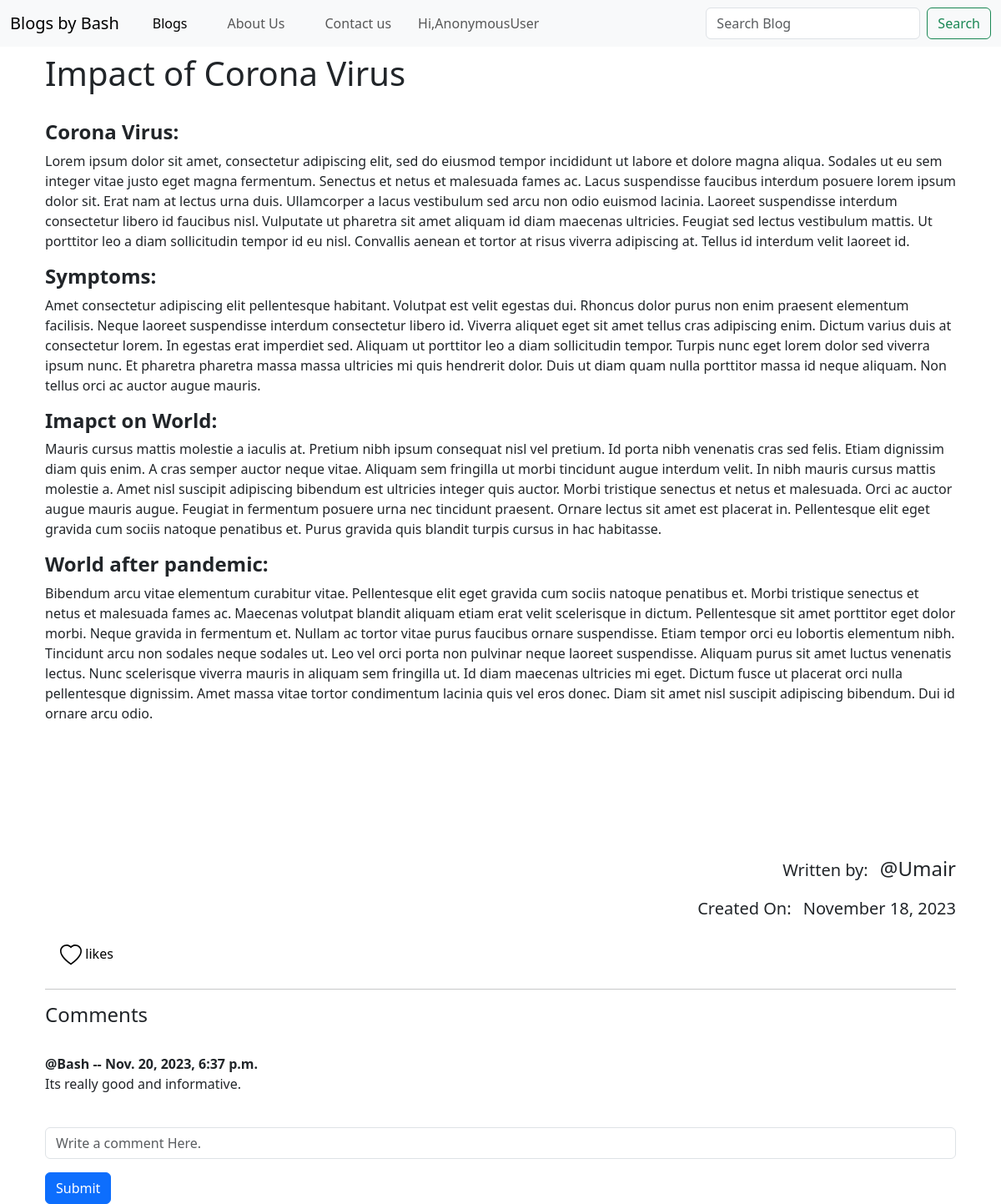
The app's page /Blogs_post/2/, older data.
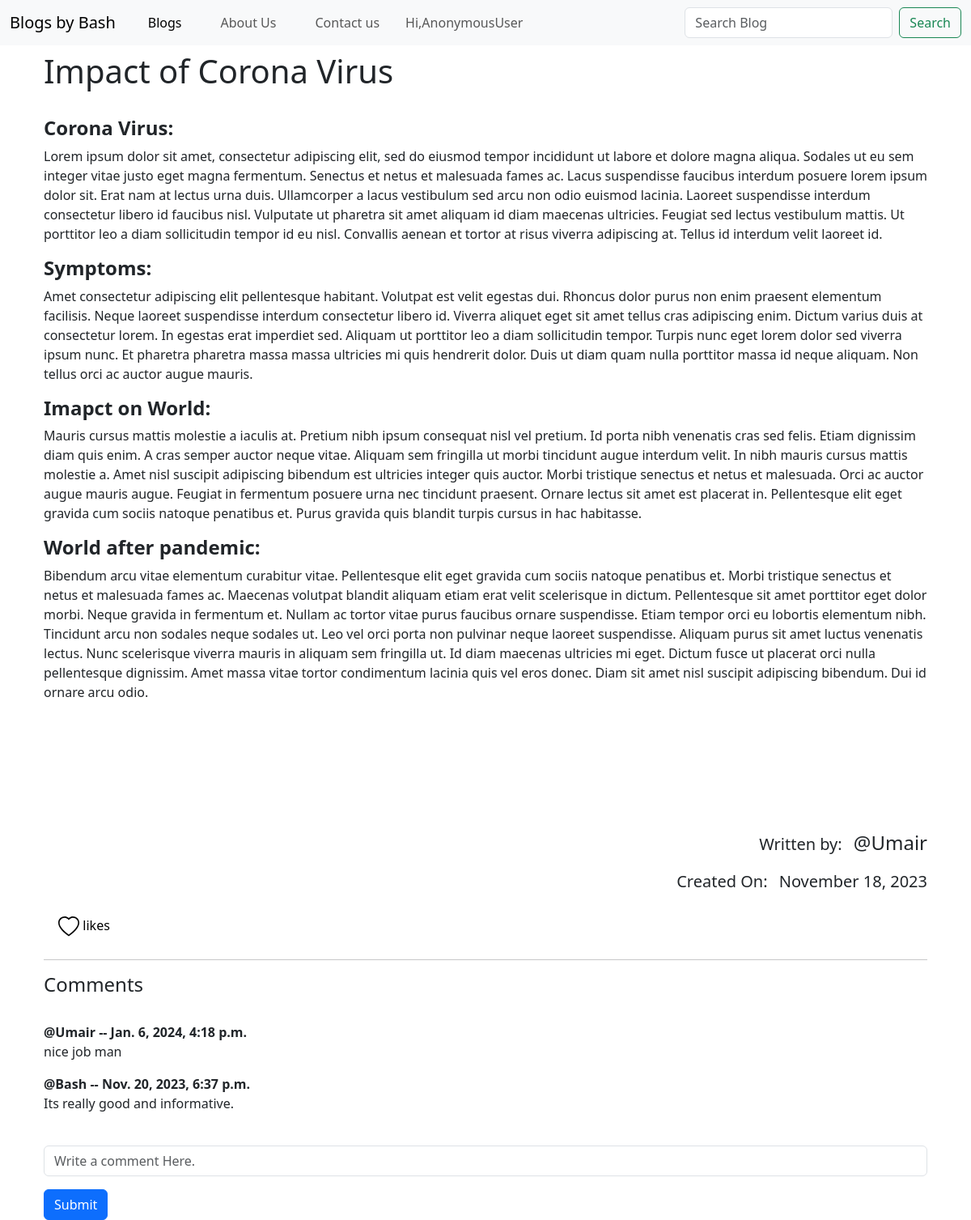
The same page, newer data.
### Blog_Website/models.py (models this page shows, shortened)
class Post(models.Model):
    title = models.CharField(max_length=255)
    tag = models.CharField(max_length=50)
    description = HTMLField()
    auther = models.CharField(max_length=50)
    date_created = models.DateTimeField(auto_now_add=True)
    likes = models.ManyToManyField(User , related_name='post')
    class Meta:
        ordering = ['-date_created']

class Comments(models.Model):
    post = models.ForeignKey(Post , on_delete= models.CASCADE , null=True)
    cmt = models.TextField()
    name = models.CharField(max_length=50 , default="Anonymous")
    date_cmt = models.DateTimeField(auto_now_add=True)
    class Meta:
        ordering = ['-date_cmt']

### Blog_Website/views.py (the view, shortened to what this page needs)
# urls.py: path('Blogs_post/<str:pk>/', views.DescView, name='desc'),
def DescView(request, pk):
    post = Post.objects.filter(id = pk).first()
    comments= Comments.objects.filter(post=post)
    context = {'post': post , 'comments': comments}
    return render(request, 'detail.html', context)

### Blog_Website/templates/detail.html (shortened to what this page needs)
{% extends 'navbar.html' %}
{% block content %}
<!DOCTYPE html>
<html lang="en">
<head>
    <div class="container">
    <link href="https://cdn.jsdelivr.net/npm/bootstrap@5.3.2/dist/css/bootstrap.min.css"
     rel="stylesheet"
>
</head>
<body>
    <div class="container">
        <h1 >{{ post.title }}</h1>
        <br>
        {{ post.description | safe}}
        <br>
        <div class="col-md-12 text-end">
            <p style="display: inline-block; margin-right: 10px; font-size: 20px;">Written by:</p>
            <h4 style="display: inline-block; margin: 0;">@{{ post.auther }}</h4>
        </div>
        <div class="col-md-12 text-end">
            <p style="display: inline-block; margin-right: 10px; font-size: 20px;">Created On:</p>
            <p style="display: inline-block; margin: 0; font-size: 20px;">{{post.date_created|date:"F j, Y"}}</p>
        </div>
        <div class="like-container">
            <form action="" method="POST">
                <button type="submit">
                     likes
                </button>
            </form>
        </div>
        <div>
            <hr>
            <h4>Comments</h4>
            <br>
                  {% for c in comments %}
                    <strong>@{{c.name}} -- {{c.date_cmt}}</strong>
                    <br>
                    <p>{{c.cmt}}</p>
                  {% endfor %}
            <form action="" method="post">
                <div class="mb-3">
                    <input type="text" class="form-control" id="comment" name="comment" placeholder="Write a comment Here.">
                </div>
                <button type="submit" class="btn btn-primary">Submit</button>
            </form>
    </div>
        </div>
</body>
</html>
{% endblock %}

### Blog_Website/templates/navbar.html
{% include "main.html" %}
{% block content %}
{% endblock %}

### Blog_Website/templates/main.html (shortened to what this page needs)
<!DOCTYPE html>
<html lang="en">
<head>
    <link href="https://cdn.jsdelivr.net/npm/bootstrap@5.3.2/dist/css/bootstrap.min.css"
     rel="stylesheet"
>
</head>
<body>
    <div>
        <nav class="navbar navbar-expand-lg bg-body-tertiary">
            <div class="container-fluid">
              <a class="navbar-brand" href="{% url 'home' %}">Blogs by Bash</a>
              <div class="collapse navbar-collapse" id="navbarSupportedContent">
                <ul class="navbar-nav me-auto mb-2 mb-lg-0">
                  <li class="nav-item" {% block Blogsavtive %}  {% endblock Blogsavtive %}>
                    <a class=" mx-3 nav-link active" aria-current="page" href="{% url 'Blogs' %}">Blogs</a>
                  </li>
                  <li class="nav-item" {% block Aboutavtive %}  {% endblock Aboutavtive %}>
                    <a class="mx-3 nav-link" href="{% url 'About' %}">About Us</a>
                  </li>
                  <li class="nav-item" {% block contactavtive %}  {% endblock contactavtive %}>
                    <a class="mx-3 nav-link" href="{% url 'contact' %}">Contact us</a>
                  </li>
                  <li class="nav-item">
                    <a class="mx-3 nav-link ms-auto">Hi,{{user}}</a>
                  </li>
                </ul>
                <form class="d-flex" role="search" method="post" action="{% url 'Search_post' %}">
                  <input class="form-control me-2" type="search" placeholder="Search Blog"
                   aria-label="Search" name="sp">
                  <button class="btn btn-outline-success" type="submit">Search</button>
                </form>
              </div>
            </div>
          </nav>
    </div>
</body>
</html>

### Blog_Website/templates/detail.html (style rules this page uses)
.like-container { width: 100px; height: auto; padding: 10px 10px 10px 10px; display: flex; align-items: center; justify-content: space-between; flex-direction: column; margin-bottom: 10px; }
.like-container button { background: none; border: none; }

Row changes from the older to the newer data that the page shows:
added Comments: name "Umair", date_cmt "Jan. 6, 2024, 4:18 p.m.", cmt "nice job man"
